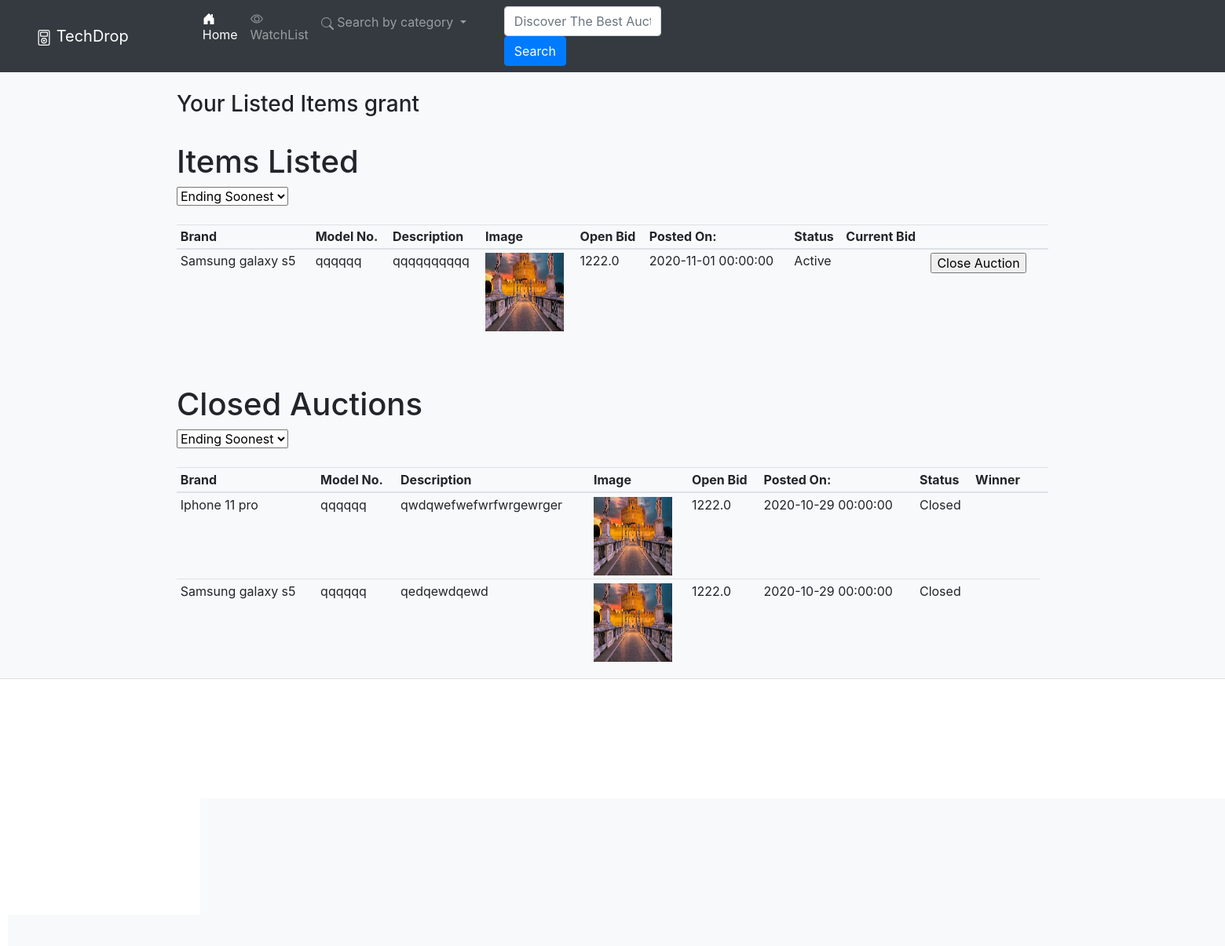
/auctions/listed/1 (signed in), run on the app's committed database.
### PhoneApp/models.py (models this page shows, shortened)
class User(db.Model, UserMixin):
    __tablename__ = 'users'
    id = db.Column(db.Integer, primary_key=True)
    name = db.Column(db.String(100), index=True, unique=True, nullable=False)
    emailid = db.Column(db.String(100), index=True, nullable=False)
    password_hash = db.Column(db.String(255), nullable=False)
    auctions = db.relationship('Auctions', backref='user')
    reviews = db.relationship('Review', backref='user')
    bids = db.relationship('Bid', backref='user')
    watchlists = db.relationship('Watchlist', backref='user')

class Auctions(db.Model):
    __tablename__ = 'auctions'
    id = db.Column(db.Integer, primary_key=True)
    title = db.Column(db.String(80), nullable=False)
    model = db.Column(db.String(80), nullable=False)
    description = db.Column(db.String(200))
    image = db.Column(db.String(400))
    open_bid = db.Column(db.Float(), nullable=False)
    start = db.Column(db.DateTime, default=datetime.now())
    end = db.Column(db.DateTime)
    status = db.Column(db.String(80), default='Active')
    user_id = db.Column(db.Integer, db.ForeignKey('users.id'))
    brand_id = db.Column(db.Integer, db.ForeignKey('brands.id'))
    condition_id = db.Column(db.Integer, db.ForeignKey('condition.id'))
    reviews = db.relationship('Review', backref='auction')
    bids = db.relationship('Bid', backref='auction')
    watchlists = db.relationship('Watchlist', backref='auction')

### PhoneApp/auctions.py (the view)
@bp.route('/listed/<id>', methods=['GET'])
@login_required
def listed(id):
    user = User.query.filter_by(id=id).first()
    if user != current_user:
        return redirect(url_for('main.index', id=id))
    return render_template('auctions/listed.html', user=user)

### PhoneApp/templates/Auctions/listed.html (shortened to what this page needs)
{% extends 'base.html'%}
{% block header %}
<div class="container">
  <table class="table table-sm">
    <span class="col">
      <h3 class="headp3">Your Listed Items {{user.name}}</h3>
    </span>
    <h1>Items Listed</h1>
    <span id="sortBy">
      <select>
        <option>Ending Soonest</option>
      </select>
      <br></br>
    </span>
    <thead>
      <th>Brand</th>
      <th>Model No.</th>
      <th>Description</th>
      <th>Image</th>
      <th>Open Bid</th>
      <th>Posted On:</th>
      <th>Status</th>
      <th>Current Bid</th>
      <th></th>
      <th></th>
    </thead>
    <tbody>
        {% for auction in user.auctions %}
        {% if auction.status == 'Active' %}
        <td>{{auction.title}}</td>
        <td>{{auction.model}}</td>
        <td>{{auction.description}}</td>
        <td><img src={{auction.image}} alt="" border=3 height=100 width=100></img></td>
        <td>{{auction.open_bid}}</td>
        <td>{{auction.start}}</td>
        <td>{{auction.status}}</td>
        <td>
        </td>
        <td>
          <form action="{{url_for('auction.delete_component', id=auction.id)}}" method="POST">
            <input type="submit" value="Close Auction" />
            {% endif %}
        </td>
      {% endfor %}
  </table>
</div>
<br></br>
<div class="container">
  <table class="table table-sm">
    <h1>Closed Auctions</h1>
    <span id="sortBy">
      <select>
        <option>Ending Soonest</option>
      </select>
      <br></br>
    </span>
    <thead>
      <th>Brand</th>
      <th>Model No.</th>
      <th>Description</th>
      <th>Image</th>
      <th>Open Bid</th>
      <th>Posted On:</th>
      <th>Status</th>
      <th>Winner</th>
      <th></th>
      <th></th>
    </thead>
    <tbody>
      <tr>
        {% for auction in user.auctions %}
        {% if auction.status == 'Closed' %}
        <td>{{auction.title}}</td>
        <td>{{auction.model}}</td>
        <td>{{auction.description}}</td>
        <td><img src={{auction.image}} alt="" border=3 height=100 width=100></img></td>
        <td>{{auction.open_bid}}</td>
        <td>{{auction.start}}</td>
        <td>{{auction.status}}</td>
        <td>
        </td>
        <td>
          {% endif %}
        </td>
      </tr>
      {% endfor %}
  </table>
</div>
{% endblock %}

### data on the page
User: name "grant"
Auctions: title "Samsung galaxy s5", model "qqqqqq", description "qqqqqqqqqq", image (picture), open_bid "1222.0", start "2020-11-01 00:00:00", status "Active"
Auctions: title "Iphone 11 pro", model "qqqqqq", description "qwdqwefwefwrfwrgewrger", image (picture), open_bid "1222.0", start "2020-10-29 00:00:00", status "Closed"
Auctions: title "Samsung galaxy s5", model "qqqqqq", description "qedqewdqewd", image (picture), open_bid "1222.0", start "2020-10-29 00:00:00", status "Closed"
